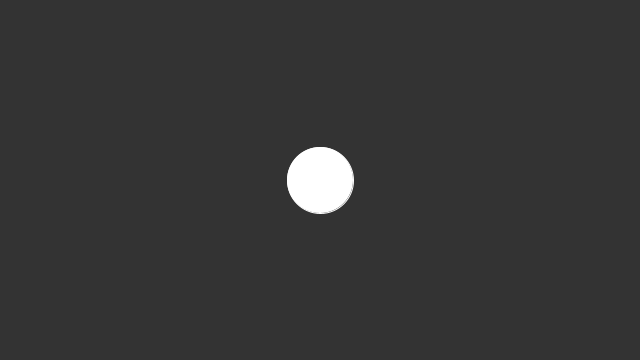
Frame 1 (no input)
Frame 60 (the mouse pressed at the canvas centre just before this capture): identical to frame 1, image omitted
Frame 120 (the mouse held since frame 60 and released just before this capture): identical to frame 1, image omitted

The Processing sketch that drew this single still picture (run headless with seeded random() and noise(); from frame 60 on, the mouse is pressed at the canvas centre):

// Processing sketch: interpolation_1
// ── interpolation_1.pde

PVector pos;
PVector newPos;

void setup() {
  pos = new PVector(width/2, height/2);
  newPos = pos;
  size(640, 360); 
  noStroke();  
}

void draw() { 
  background(51);
  
  //actualizamos el vector posición con la
  //interpolacion desde su posición a la nueva
  //realizando incrementos del 5% de la distancia total.
  pos.lerp(newPos, 0.05);
  
  fill(255);
  stroke(255);
  ellipse(pos.x, pos.y, 66, 66);
}

void mouseReleased() {
  newPos = new PVector(mouseX, mouseY);
}
